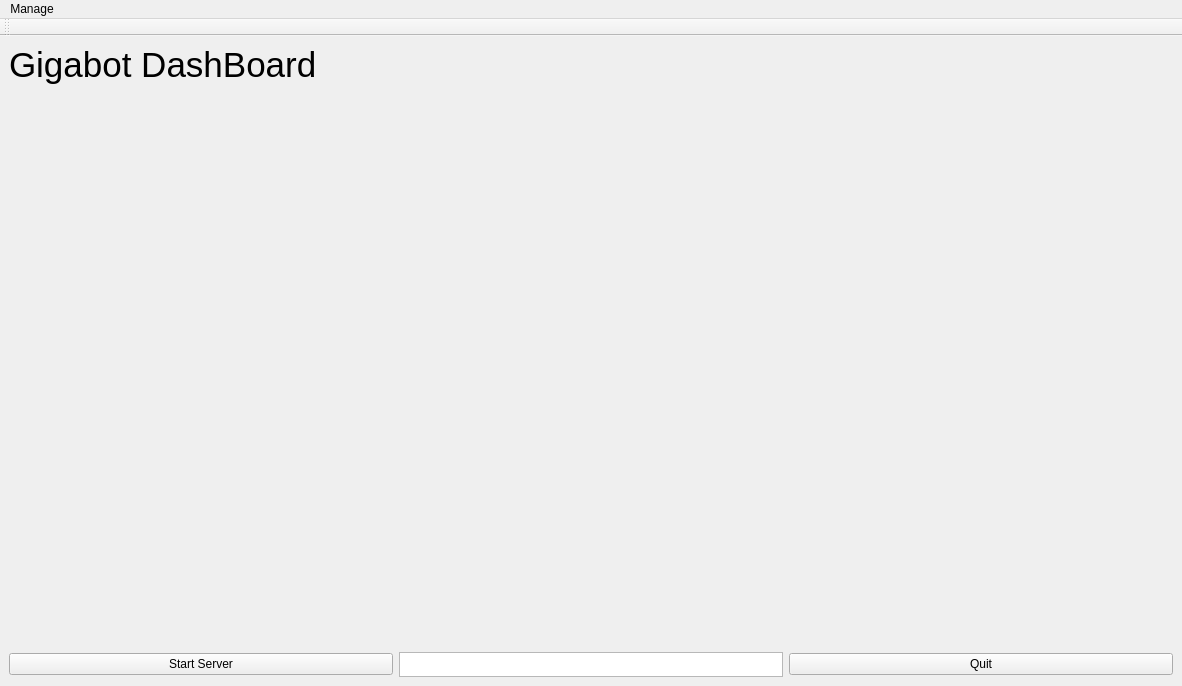
<?xml version="1.0" encoding="UTF-8"?>
<ui version="4.0">
 <class>DashboardWindow</class>
 <widget class="QMainWindow" name="DashboardWindow">
  <property name="geometry">
   <rect>
    <x>0</x>
    <y>0</y>
    <width>1182</width>
    <height>686</height>
   </rect>
  </property>
  <property name="windowTitle">
   <string>Gigabot Dashboard</string>
  </property>
  <widget class="QWidget" name="centralwidget">
   <layout class="QVBoxLayout" name="verticalLayout">
    <item>
     <layout class="QHBoxLayout" name="Header">
      <item>
       <widget class="QLabel" name="DashboardTitle">
        <property name="sizePolicy">
         <sizepolicy hsizetype="Preferred" vsizetype="Fixed">
          <horstretch>0</horstretch>
          <verstretch>0</verstretch>
         </sizepolicy>
        </property>
        <property name="font">
         <font>
          <pointsize>24</pointsize>
         </font>
        </property>
        <property name="text">
         <string>&lt;html&gt;&lt;head/&gt;&lt;body&gt;&lt;p&gt;&lt;span style=&quot; font-size:26pt;&quot;&gt;Gigabot DashBoard&lt;/span&gt;&lt;/p&gt;&lt;/body&gt;&lt;/html&gt;</string>
        </property>
       </widget>
      </item>
      <item>
       <widget class="QLabel" name="label">
        <property name="sizePolicy">
         <sizepolicy hsizetype="Fixed" vsizetype="Fixed">
          <horstretch>0</horstretch>
          <verstretch>0</verstretch>
         </sizepolicy>
        </property>
        <property name="maximumSize">
         <size>
          <width>100</width>
          <height>100</height>
         </size>
        </property>
        <property name="focusPolicy">
         <enum>Qt::NoFocus</enum>
        </property>
        <property name="text">
         <string/>
        </property>
        <property name="pixmap">
         <pixmap>img/re3d.png</pixmap>
        </property>
        <property name="scaledContents">
         <bool>true</bool>
        </property>
       </widget>
      </item>
     </layout>
    </item>
    <item>
     <layout class="QGridLayout" name="Dashboard">
      <item row="1" column="0">
       <spacer name="VSpace1">
        <property name="orientation">
         <enum>Qt::Vertical</enum>
        </property>
        <property name="sizeType">
         <enum>QSizePolicy::Preferred</enum>
        </property>
        <property name="sizeHint" stdset="0">
         <size>
          <width>20</width>
          <height>16777215</height>
         </size>
        </property>
       </spacer>
      </item>
      <item row="0" column="1">
       <spacer name="HSpace">
        <property name="orientation">
         <enum>Qt::Horizontal</enum>
        </property>
        <property name="sizeType">
         <enum>QSizePolicy::Preferred</enum>
        </property>
        <property name="sizeHint" stdset="0">
         <size>
          <width>16777215</width>
          <height>20</height>
         </size>
        </property>
       </spacer>
      </item>
      <item row="1" column="1">
       <spacer name="VSpace">
        <property name="orientation">
         <enum>Qt::Vertical</enum>
        </property>
        <property name="sizeType">
         <enum>QSizePolicy::Preferred</enum>
        </property>
        <property name="sizeHint" stdset="0">
         <size>
          <width>20</width>
          <height>16777215</height>
         </size>
        </property>
       </spacer>
      </item>
     </layout>
    </item>
    <item>
     <layout class="QHBoxLayout" name="buttons">
      <item>
       <widget class="QPushButton" name="StartServer">
        <property name="text">
         <string>Start Server</string>
        </property>
       </widget>
      </item>
      <item>
       <widget class="QTextBrowser" name="textBrowser">
        <property name="sizePolicy">
         <sizepolicy hsizetype="Minimum" vsizetype="Minimum">
          <horstretch>0</horstretch>
          <verstretch>0</verstretch>
         </sizepolicy>
        </property>
        <property name="minimumSize">
         <size>
          <width>0</width>
          <height>25</height>
         </size>
        </property>
       </widget>
      </item>
      <item>
       <widget class="QPushButton" name="Quit">
        <property name="text">
         <string>Quit</string>
        </property>
       </widget>
      </item>
     </layout>
    </item>
   </layout>
  </widget>
  <widget class="QMenuBar" name="menubar">
   <property name="geometry">
    <rect>
     <x>0</x>
     <y>0</y>
     <width>1182</width>
     <height>22</height>
    </rect>
   </property>
   <property name="nativeMenuBar">
    <bool>false</bool>
   </property>
   <widget class="QMenu" name="Manage">
    <property name="title">
     <string>Manage</string>
    </property>
    <addaction name="AddMachine"/>
    <addaction name="DoSomethingElse"/>
    <addaction name="actionSettings"/>
   </widget>
   <addaction name="Manage"/>
  </widget>
  <widget class="QToolBar" name="toolBar">
   <property name="windowTitle">
    <string>toolBar</string>
   </property>
   <attribute name="toolBarArea">
    <enum>TopToolBarArea</enum>
   </attribute>
   <attribute name="toolBarBreak">
    <bool>false</bool>
   </attribute>
  </widget>
  <action name="AddMachine">
   <property name="text">
    <string>Add Machine</string>
   </property>
  </action>
  <action name="DoSomethingElse">
   <property name="text">
    <string>View Connected Devices</string>
   </property>
  </action>
  <action name="actionSettings">
   <property name="text">
    <string>Settings</string>
   </property>
  </action>
 </widget>
 <resources/>
 <connections/>
</ui>
